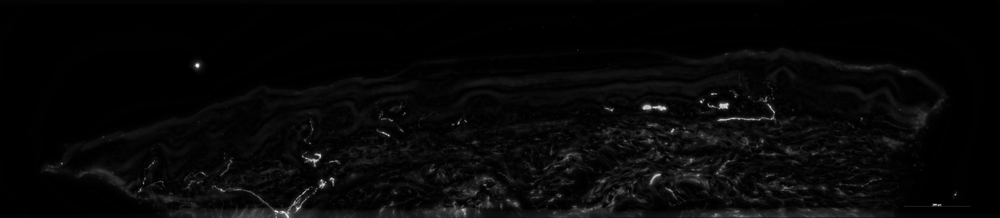
#> input picture closing_2.png, 1000 x 218 px, shrunk from 4713 x 1028 before the run; the run also reads 1 picture not shown here
$ python draw_mask_edges.py -m ../closing_2.png -t ../closing_1.png -o out.png
#> lines starting #> are read from the running program, lines starting #| are printed output that depends on the picture; after the words box and inside, x2 and y2 are one past the last pixel; in counts of white or black regions, pixels touching at a corner belong together
#!/usr/bin/env python3
"""
Tool to draw mask edges on target image using yellow dashed lines.

Usage:
    python tools/draw_mask_edges.py --mask <mask_path> --target <target_path> --output <output_path>
"""

import argparse
import cv2
import numpy as np
from pathlib import Path


def draw_dashed_contour(img, contour, color, thickness=2, dash_length=10, gap_length=5):
    """
    Draw a dashed contour on the image.

    Args:
        img: Target image
        contour: Contour points
        color: Line color (B, G, R)
        thickness: Line thickness
        dash_length: Length of each dash
        gap_length: Length of gap between dashes
    """
    # Calculate the total perimeter to traverse
    perimeter = cv2.arcLength(contour, closed=True)

    # Resample contour points for smoother dashed lines
    num_points = int(perimeter)
    if num_points < 2:
        return

    # Get evenly spaced points along the contour
    points = []
    for i in range(num_points):
        t = i / num_points
        idx = int(t * len(contour))
        points.append(contour[idx][0])

    # Draw dashed line
    distance = 0
    drawing = True

    for i in range(len(points) - 1):
        pt1 = tuple(points[i])
        pt2 = tuple(points[i + 1])

        segment_length = np.linalg.norm(np.array(pt2) - np.array(pt1))

        if drawing:
            cv2.line(img, pt1, pt2, color, thickness)
            distance += segment_length
            if distance >= dash_length:
                drawing = False
                distance = 0
        else:
            distance += segment_length
            if distance >= gap_length:
                drawing = True
                distance = 0


def draw_mask_edges(mask_path, target_path, output_path, color=(0, 255, 255), thickness=2):
    """
    Draw mask edges on target image using dashed lines.

    Args:
        mask_path: Path to mask image (binary or grayscale)
        target_path: Path to target image
        output_path: Path to save output image
        color: Line color in BGR format (default: yellow = (0, 255, 255))
        thickness: Line thickness (default: 2)
    """
#> called with mask_path = '../closing_2.png', target_path = '../closing_1.png', output_path = 'out.png', color = (0, 255, 255), thickness = 2
    # Read images
    mask = cv2.imread(str(mask_path), cv2.IMREAD_GRAYSCALE)
#> mask is the input picture: shape (218, 1000); min 0, max 246, mean 7.4
    target = cv2.imread(str(target_path))

    if mask is None:
        raise ValueError(f"Cannot read mask image: {mask_path}")
    if target is None:
        raise ValueError(f"Cannot read target image: {target_path}")

    # Ensure mask is binary
    _, binary_mask = cv2.threshold(mask, 127, 255, cv2.THRESH_BINARY)
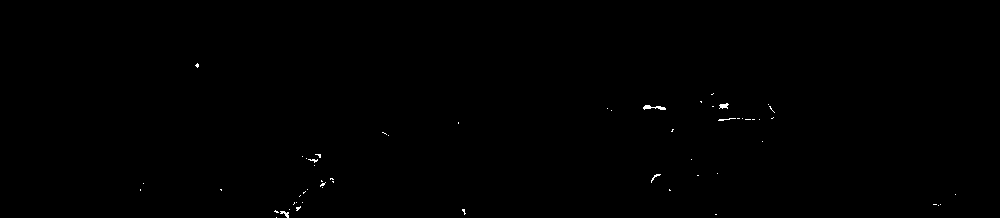
#> binary_mask: shape (218, 1000); 0.17% white in thin lines or dots, all inside (x1, y1, x2, y2) = (140, 63, 956, 218)

    # Find contours
    contours, _ = cv2.findContours(binary_mask, cv2.RETR_EXTERNAL, cv2.CHAIN_APPROX_SIMPLE)
#> contours = 57 contours, 55 with area under 20; largest, box (x1, y1, x2, y2) and area: (643, 105, 666, 110) 39, (719, 103, 729, 109) 25

    # Create output image
    output = target.copy()

    # Draw each contour with dashed lines
    for contour in contours:
        if len(contour) > 2:  # Need at least 3 points for a contour
            draw_dashed_contour(output, contour, color, thickness)
#> this loop made 57 passes
#> contour on passes 1, 2, 6, 8, 9, 10, 11, 12, 14, 15, 18, 20: [[276, 217]], [[715, 214], [716, 214]], [[289, 209]], [[938, 205]], [[940, 204]], [[933, 204], [936, 204]], [[302, 202]], [[296, 202]], [[300, 195], [299, 196]], [[955, 194]], [[307, 189]], [[140, 189], [140, 190]]
#> (perimeter in draw_dashed_contour, num_points in draw_dashed_contour) on passes 3, 4, 5, 7, 23, 26: (28.97, 28), (9.66, 9), (13.66, 13), (14.49, 14), (14.49, 14), (8.24, 8)
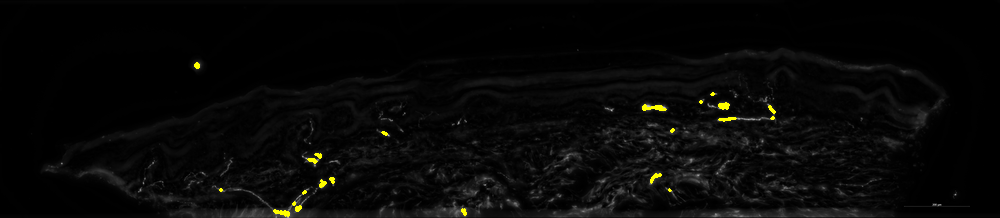
#> output: shape (218, 1000, 3); mean B, G, R 6.8, 7.7, 7.7

    # Save output
    cv2.imwrite(str(output_path), output)
    print(f"Saved result to: {output_path}")
    print(f"Found {len(contours)} contours")
#| Found 57 contours

    return output


def main():
    parser = argparse.ArgumentParser(
        description="Draw mask edges on target image using yellow dashed lines"
    )
    parser.add_argument(
        "--mask", "-m",
        type=str,
        required=True,
        help="Path to mask image"
    )
    parser.add_argument(
        "--target", "-t",
        type=str,
        required=True,
        help="Path to target image"
    )
    parser.add_argument(
        "--output", "-o",
        type=str,
        required=True,
        help="Path to save output image"
    )
    parser.add_argument(
        "--thickness",
        type=int,
        default=2,
        help="Line thickness (default: 2)"
    )
    parser.add_argument(
        "--dash-length",
        type=int,
        default=10,
        help="Length of each dash (default: 10)"
    )
    parser.add_argument(
        "--gap-length",
        type=int,
        default=5,
        help="Length of gap between dashes (default: 5)"
    )

    args = parser.parse_args()

    # Create output directory if needed
    output_path = Path(args.output)
    output_path.parent.mkdir(parents=True, exist_ok=True)

    # Draw mask edges
    draw_mask_edges(
        mask_path=args.mask,
        target_path=args.target,
        output_path=args.output,
        thickness=args.thickness
    )


if __name__ == "__main__":
    main()
